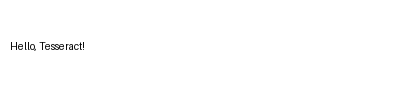

Python code for this plot:
import sys
import pytesseract
from PIL import Image, ImageDraw, ImageFont
import os

def test_tesseract():
    try:
        # Try to find Tesseract executable in common locations
        tesseract_paths = [
            r'C:\Program Files\Tesseract-OCR\\tesseract.exe',
            r'C:\Program Files (x86)\\Tesseract-OCR\\tesseract.exe',
            r'C:\\tesseract\\tesseract.exe',
            'tesseract'  # This will work if it's in PATH
        ]
        
        # Test each path
        for path in tesseract_paths:
            try:
                pytesseract.pytesseract.tesseract_cmd = path
                # Create a simple image with text to test OCR
                img = Image.new('RGB', (400, 100), color=(255, 255, 255))
                d = ImageDraw.Draw(img)
                try:
                    font = ImageFont.truetype("Arial", 24)
                except:
                    font = ImageFont.load_default()
                d.text((10, 40), "Hello, Tesseract!", fill=(0, 0, 0), font=font)
                
                # Save test image
                test_img_path = "test_ocr.png"
                img.save(test_img_path)
                
                # Try to read the text
                text = pytesseract.image_to_string(img)
                text = text.strip()
                
                if text:
                    print("="*50)
                    print("🎉 Tesseract is working correctly!")
                    print(f"Found Tesseract at: {path}")
                    print(f"Test image saved as: {os.path.abspath(test_img_path)}")
                    print(f"Extracted text: '{text}'")
                    print("="*50)
                    return True
                    
            except Exception as e:
                if "is not installed or it's not in your PATH" in str(e):
                    continue
                print(f"Tried {path}: {str(e)}")
        
        print("❌ Could not find or run Tesseract. Please check your installation.")
        print("Make sure Tesseract is installed and added to your system PATH.")
        print("Download from: https://github.com/UB-Mannheim/tesseract/wiki")
        return False
        
    except Exception as e:
        print(f"❌ Error testing Tesseract: {str(e)}")
        return False

if __name__ == "__main__":
    print("Testing Tesseract OCR installation...")
    test_tesseract()
